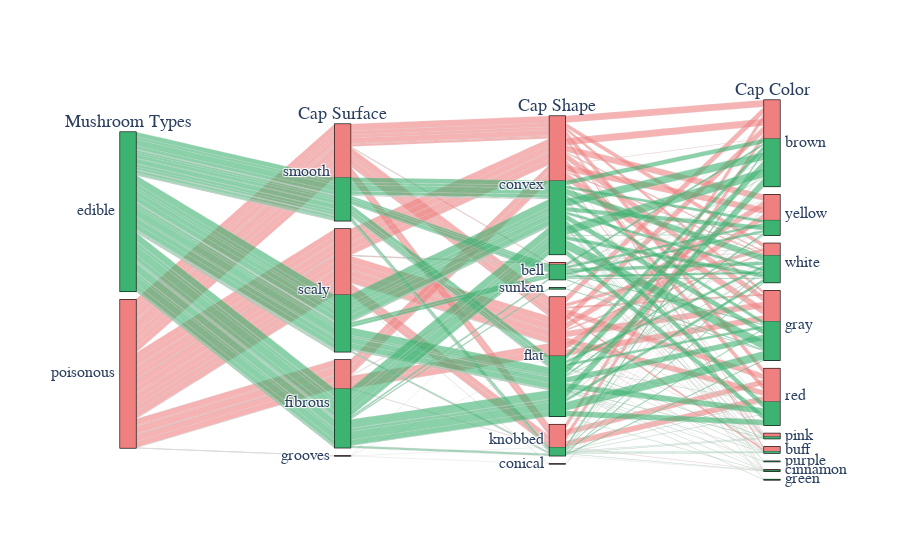

Notebook cell for this chart:
### Code cell
class_dim = go.parcats.Dimension(
    values=data["class"].values,
    label="Mushroom Types",
    categoryarray=["e", "p"],
    ticktext=['edible', 'poisonous']
)

cap_shape_dim = go.parcats.Dimension(
    values=data["cap-shape"].values,
    label="Cap Shape"
)

cap_surface_dim = go.parcats.Dimension(
  values=data["cap-surface"].values,
  label="Cap Surface"
)
cap_color_dim = go.parcats.Dimension(
  values=data["cap-color"].values,
  label="Cap Color"
)
color = [1 if i=="e" else 0 for i in data["class"]]
colorscale = [[0, 'lightcoral'], [1, 'mediumseagreen']];
data1 = [
    go.Parcats(
        dimensions=[class_dim,cap_surface_dim,cap_shape_dim,cap_color_dim],
        line={'color': color,
              'colorscale': colorscale},
        hoveron='dimension',
        hoverinfo='count+probability',
        labelfont={'size': 18, 'family': 'Times'},
        tickfont={'size': 16, 'family': 'Times'},
        arrangement='fixed',
    )

]


iplot(data1)

### Figure 1 — Plotly figure (JSON) as saved in the notebook; plotly's stock layout.template omitted (floating-point values rounded to 4 significant figures; data arrays with more than 128 entries replaced by an {"elided": "..."} marker saying what was removed)
{"data": [{"arrangement": "fixed", "dimensions": [{"categoryarray": ["e", "p"], "label": "Mushroom Types", "ticktext": ["edible", "poisonous"], "values": {"elided": "8124 str values"}}, {"label": "Cap Surface", "values": {"elided": "8124 str values"}}, {"label": "Cap Shape", "values": {"elided": "8124 str values"}}, {"label": "Cap Color", "values": {"elided": "8124 str values"}}], "hoverinfo": "count+probability", "hoveron": "dimension", "labelfont": {"family": "Times", "size": 18}, "line": {"color": {"elided": "8124 int values"}, "colorscale": [[0, "lightcoral"], [1, "mediumseagreen"]]}, "tickfont": {"family": "Times", "size": 16}, "type": "parcats"}], "layout": {}}
